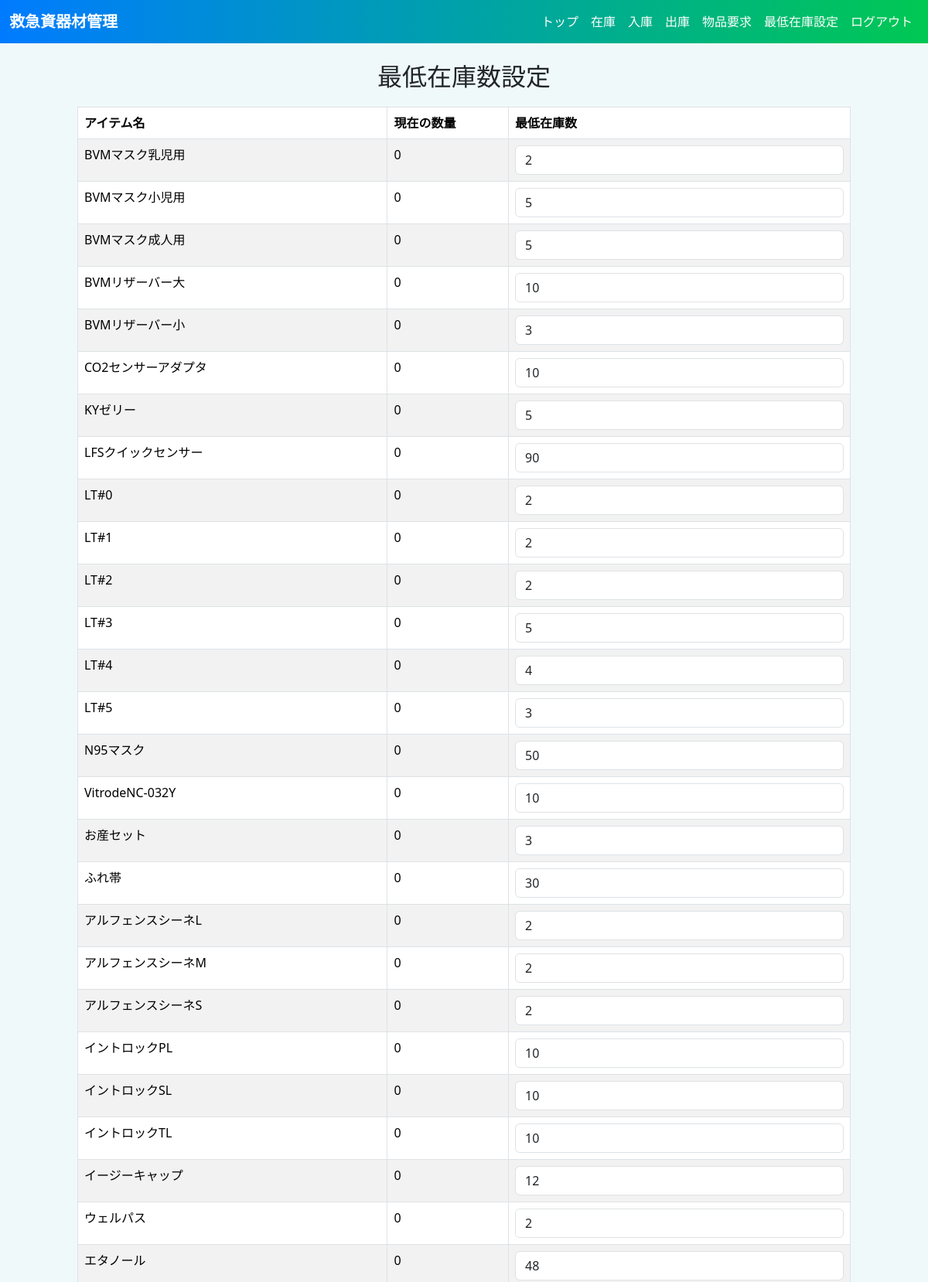
/minimum (signed in, upper part), run on the app's committed database.
### app.py (models this page shows)
class Item(db.Model):
    id = db.Column(db.Integer, primary_key=True)
    name = db.Column(db.String(100), unique=True, nullable=False)
    quantity = db.Column(db.Integer, default=0)
    minimum = db.Column(db.Integer, default=0)
    expiry = db.Column(db.String(20), nullable=True)

### app.py (the view, shortened to what this page needs)
@app.route('/minimum', methods=['GET', 'POST'])
def minimum():
    if not session.get('logged_in'):
        return redirect(url_for('login'))
    items = Item.query.order_by(Item.name).all()
    return render_template('minimum.html', items=items)

### templates/minimum.html (shortened to what this page needs)
{% extends "base.html" %}
{% block content %}
<h2 class="text-center">最低在庫数設定</h2>
<form method="POST">
  <table class="table table-bordered table-striped">
    <thead>
      <tr>
        <th>アイテム名</th>
        <th>現在の数量</th>
        <th>最低在庫数</th>
      </tr>
    </thead>
    <tbody>
      {% for item in items %}
      <tr>
        <td>{{ item.name }}</td>
        <td>{{ item.quantity }}</td>
        <td>
          <input type="number" class="form-control" name="min_{{ item.id }}" value="{{ item.minimum }}">
        </td>
      </tr>
      {% endfor %}
    </tbody>
  </table>
</form>
{% endblock %}

### templates/base.html (style rules this page uses)
body { font-family: 'Segoe UI', Arial, sans-serif; background-color: #f0f9f9; }
table { margin: 20px auto; width: 95%; max-width: 1000px; }
th { background-color: #007BFF; color: white; }
td { background-color: #ffffff; }

### data on the page
Item: name "BVMマスク乳児用", quantity "0", minimum "2"
Item: name "BVMマスク小児用", quantity "0", minimum "5"
Item: name "BVMマスク成人用", quantity "0", minimum "5"
Item: name "BVMリザーバー大", quantity "0", minimum "10"
Item: name "BVMリザーバー小", quantity "0", minimum "3"
Item: name "CO2センサーアダプタ", quantity "0", minimum "10"
Item: name "KYゼリー", quantity "0", minimum "5"
Item: name "LFSクイックセンサー", quantity "0", minimum "90"
Item: name "LT#0", quantity "0", minimum "2"
Item: name "LT#1", quantity "0", id "2"
Item: name "LT#2", quantity "0", minimum "2"
Item: name "LT#3", quantity "0", minimum "5"
Item: name "LT#4", quantity "0", minimum "4"
Item: name "LT#5", quantity "0", minimum "3"
Item: name "N95マスク", quantity "0", minimum "50"
Item: name "VitrodeNC-032Y", quantity "0", minimum "10"
Item: name "お産セット", quantity "0", minimum "3"
Item: name "ふれ帯", quantity "0", minimum "30"
Item: name "アルフェンスシーネL", quantity "0", minimum "2"
Item: name "アルフェンスシーネM", quantity "0", minimum "2"
Item: name "アルフェンスシーネS", quantity "0", minimum "2"
Item: name "イントロックPL", quantity "0", minimum "10"
Item: name "イントロックSL", quantity "0", minimum "10"
Item: name "イントロックTL", quantity "0", minimum "10"
Item: name "イージーキャップ", quantity "0", minimum "12"
Item: name "ウェルパス", quantity "0", minimum "2"
Item: name "エタノール", quantity "0", minimum "48"
